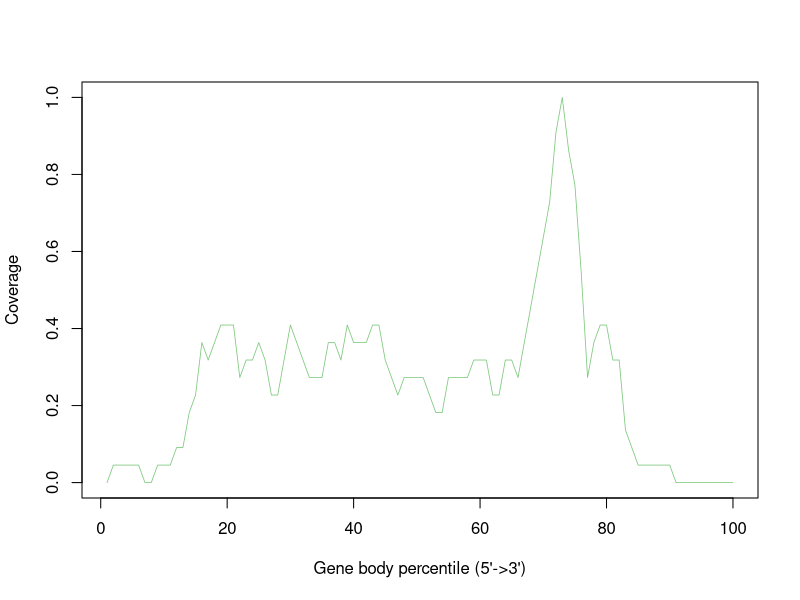

This figure's R source:
Atha_Ler_0_sl_FLT_uG_Rep4_Aligned.sortedByCoord_sorted.out <- c(0.0,0.045454545454545456,0.045454545454545456,0.045454545454545456,0.045454545454545456,0.045454545454545456,0.0,0.0,0.045454545454545456,0.045454545454545456,0.045454545454545456,0.09090909090909091,0.09090909090909091,0.18181818181818182,0.22727272727272727,0.36363636363636365,0.3181818181818182,0.36363636363636365,0.4090909090909091,0.4090909090909091,0.4090909090909091,0.2727272727272727,0.3181818181818182,0.3181818181818182,0.36363636363636365,0.3181818181818182,0.22727272727272727,0.22727272727272727,0.3181818181818182,0.4090909090909091,0.36363636363636365,0.3181818181818182,0.2727272727272727,0.2727272727272727,0.2727272727272727,0.36363636363636365,0.36363636363636365,0.3181818181818182,0.4090909090909091,0.36363636363636365,0.36363636363636365,0.36363636363636365,0.4090909090909091,0.4090909090909091,0.3181818181818182,0.2727272727272727,0.22727272727272727,0.2727272727272727,0.2727272727272727,0.2727272727272727,0.2727272727272727,0.22727272727272727,0.18181818181818182,0.18181818181818182,0.2727272727272727,0.2727272727272727,0.2727272727272727,0.2727272727272727,0.3181818181818182,0.3181818181818182,0.3181818181818182,0.22727272727272727,0.22727272727272727,0.3181818181818182,0.3181818181818182,0.2727272727272727,0.36363636363636365,0.45454545454545453,0.5454545454545454,0.6363636363636364,0.7272727272727273,0.9090909090909091,1.0,0.8636363636363636,0.7727272727272727,0.5454545454545454,0.2727272727272727,0.36363636363636365,0.4090909090909091,0.4090909090909091,0.3181818181818182,0.3181818181818182,0.13636363636363635,0.09090909090909091,0.045454545454545456,0.045454545454545456,0.045454545454545456,0.045454545454545456,0.045454545454545456,0.045454545454545456,0.0,0.0,0.0,0.0,0.0,0.0,0.0,0.0,0.0,0.0)


pdf("Atha_Ler-0_sl_FLT_uG_Rep4.geneBodyCoverage.curves.pdf")
x=1:100
icolor = colorRampPalette(c("#7fc97f","#beaed4","#fdc086","#ffff99","#386cb0","#f0027f"))(1)
plot(x,Atha_Ler_0_sl_FLT_uG_Rep4_Aligned.sortedByCoord_sorted.out,type='l',xlab="Gene body percentile (5'->3')", ylab="Coverage",lwd=0.8,col=icolor[1])
dev.off()
